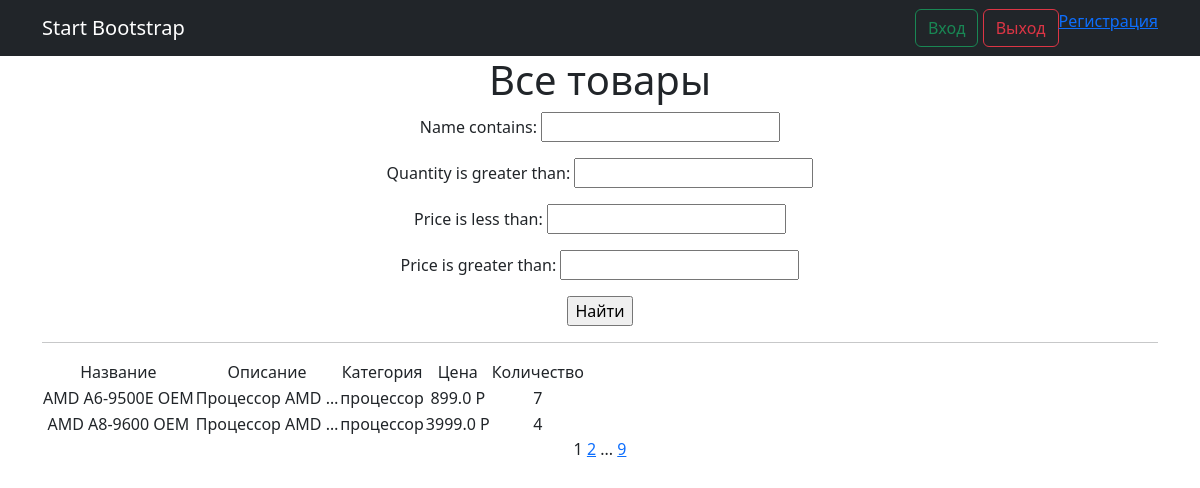
Screenshot of /products/ with the database file from the repository.
### simpleapp/models.py (models this page shows, shortened)
class Product(models.Model):
    name = models.CharField(max_length=64, unique=True,)
    description = models.TextField()
    quantity = models.IntegerField(validators=[MinValueValidator(0)],)
    category = models.ForeignKey(to='Category', on_delete=models.CASCADE, related_name='products',)
    price = models.FloatField(validators=[MinValueValidator(0.0)],)

class Category(models.Model):
    name = models.CharField(max_length=100, unique=True)

### simpleapp/views.py (the view)
# urls.py: path('', ProductsList.as_view(), name='product_list'),
class ProductsList(ListView):
    model = Product
    ordering = 'name'
    template_name = 'products.html'
    context_object_name = 'products'
    paginate_by = 2  # вот так мы можем указать количество записей на странице
    def get_queryset(self):
        queryset = super().get_queryset()
        self.filterset = ProductFilter(self.request.GET, queryset)
        return self.filterset.qs
    def get_context_data(self, **kwargs):
        context = super().get_context_data(**kwargs)
        context['filterset'] = self.filterset
        return context

### simpleapp/templatetags/custom_filters.py (called while the page is built)
@register.filter()
def currency(value, code='rub'):
    postfix = CURRENCIES_SYMBOLS[code]
    return f'{value} {postfix}'

### simpleapp/templatetags/custom_tags.py (called while the page is built)
@register.simple_tag(takes_context=True)
def url_replace(context, **kwargs):
    d = context['request'].GET.copy()
    for k, v in kwargs.items():
        d[k] = v
    return d.urlencode()

### templates/products.html (shortened to what this page needs)
{% extends 'flatpages/default.html' %}
{% load custom_filters %}
{% load custom_tags %}
{% block content %}
   <h1>Все товары</h1>
   <form action="" method="get">
       {{ filterset.form.as_p }}
       <input type="submit" value="Найти" />
   </form>
   <hr>
   {% if products %}
       <table>
           <tr>
               <td>Название</td>
               <td>Описание</td>
               <td>Категория</td>
               <td>Цена</td>
               <td>Количество</td>
           </tr>
           {% for product in products %}
           <tr>
               <td>{{ product.name }}</td>
               <td>{{ product.description|truncatechars:15 }}</td>
               <td>{{ product.category.name }}</td>
               <td>{{ product.price|currency }}</td>
               <td>{{ product.quantity }}</td>
               <td>
           </tr>
           {% endfor %}
       </table>
   {% else %}
       <h2>Товаров нет!</h2>
   {% endif %}
   {{ page_obj.number }}
   {% if page_obj.has_next %}
       <a href="?{% url_replace page=page_obj.next_page_number %}">{{ page_obj.next_page_number }}</a>
       {% if paginator.num_pages != page_obj.next_page_number %}
           ...
           <a href="?{% url_replace page=page_obj.paginator.num_pages %}">{{ page_obj.paginator.num_pages }}</a>
       {% endif %}
   {% endif %}
{% endblock content %}

### templates/flatpages/default.html (shortened to what this page needs)
<!DOCTYPE html>
<html lang="en">
    <head>
        {% load static %}
        <link href="{% static 'css/styles.css' %}" rel="stylesheet" />
    </head>
    <body>
        <nav class="navbar navbar-expand-lg navbar-dark bg-dark">
            <div class="container">
                <a class="navbar-brand" href="#">Start Bootstrap</a>
                <div class="collapse navbar-collapse" id="navbarSupportedContent">
                    <ul class="navbar-nav ms-auto mb-2 mb-lg-0">
                        <li><a href="{% url 'account_login' %}"><button class="btn btn-outline-success" >Вход</button></a>
                    <a href="{% url 'account_logout' %}"><button class="btn btn-outline-danger" >Выход</button></a></li>
                        <li><a href="{% url 'account_signup' %}">Регистрация</a></li>
                            </ul>
                </div>
            </div>
        </nav>
        <div class="container">
           <div class="row">
               <div class="col-lg-12 text-center">
                   {% block content %}{% endblock content %}
               </div>
           </div>
        </div>
    </body>
</html>

### rows the page displays
Product: name "AMD A6-9500E OEM", description "Процессор AMD …", category.name "процессор", price "899.0 Р", quantity "7"
Product: name "AMD A8-9600 OEM", description "Процессор AMD …", category.name "процессор", price "3999.0 Р", quantity "4"

### other values shown
{{ page_obj.number }} "1"
{{ page_obj.next_page_number }} "2"
{{ page_obj.paginator.num_pages }} "9"
